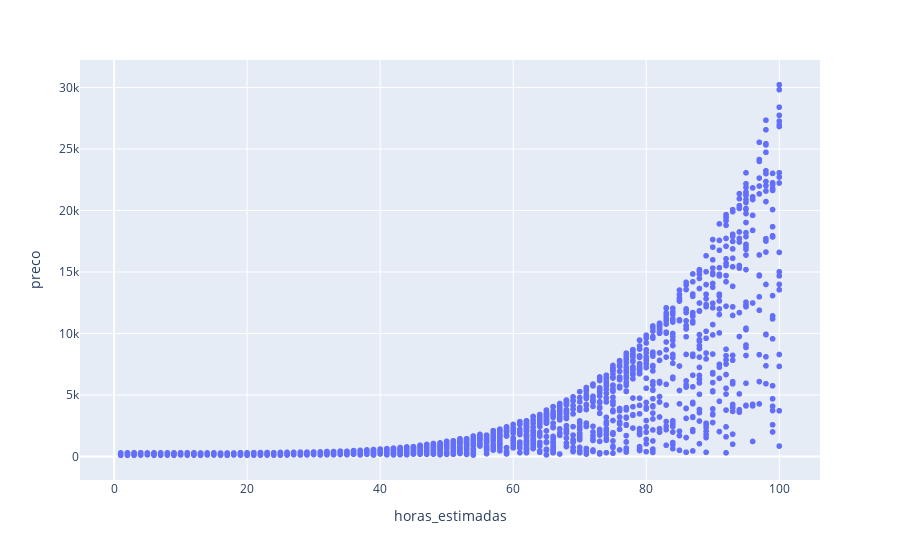

Here is the notebook cell this chart was saved with:
### Code cell
#Imprimindo o grafico de dispersão sem filtro
fig = px.scatter(df, x='horas_estimadas', y='preco')
fig.show()

### Figure 1 — Plotly figure (JSON) as saved in the notebook; plotly's stock layout.template omitted (floating-point values rounded to 4 significant figures; data arrays with more than 128 entries replaced by an {"elided": "..."} marker saying what was removed)
{"data": [{"hovertemplate": "horas_estimadas=%{x}<br>preco=%{y}<extra></extra>", "legendgroup": "", "marker": {"color": "#636efa", "symbol": "circle"}, "mode": "markers", "name": "", "showlegend": false, "type": "scattergl", "x": {"elided": "2157 int values"}, "xaxis": "x", "y": {"elided": "2157 int values"}, "yaxis": "y"}], "layout": {"legend": {"tracegroupgap": 0}, "margin": {"t": 60}, "xaxis": {"anchor": "y", "domain": [0, 1], "title": {"text": "horas_estimadas"}}, "yaxis": {"anchor": "x", "domain": [0, 1], "title": {"text": "preco"}}}}
